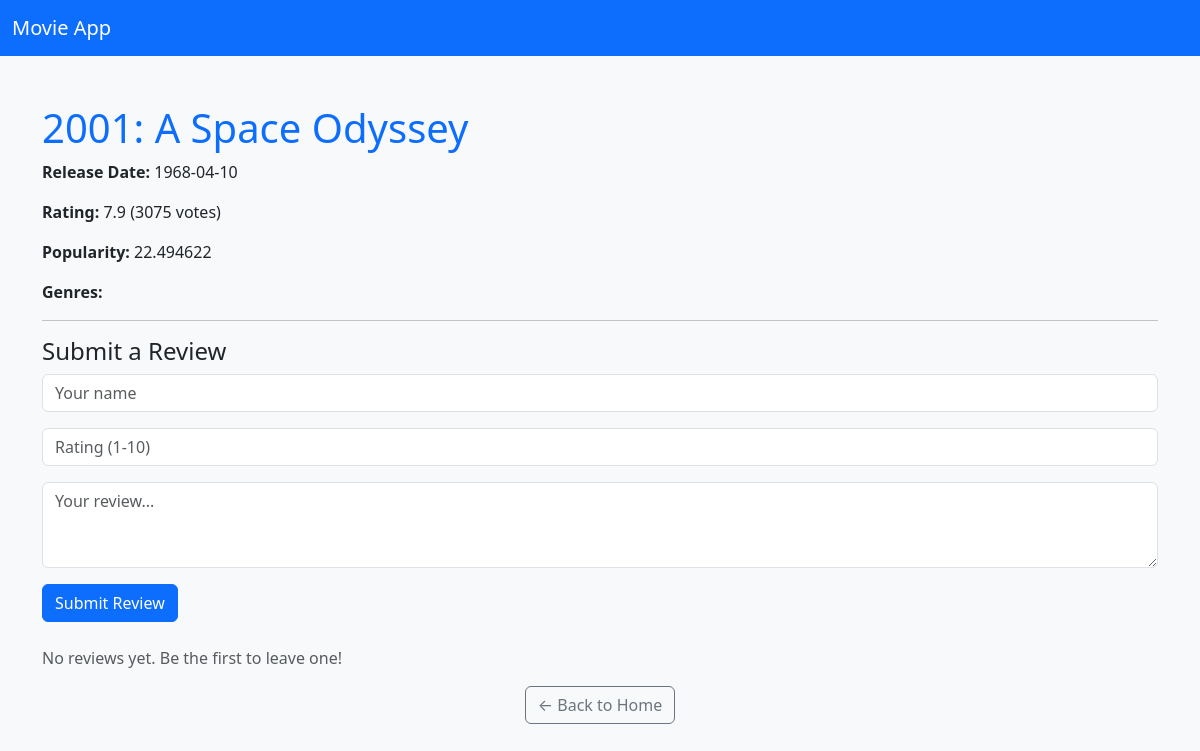
Before: /movie/62 with the older database file.
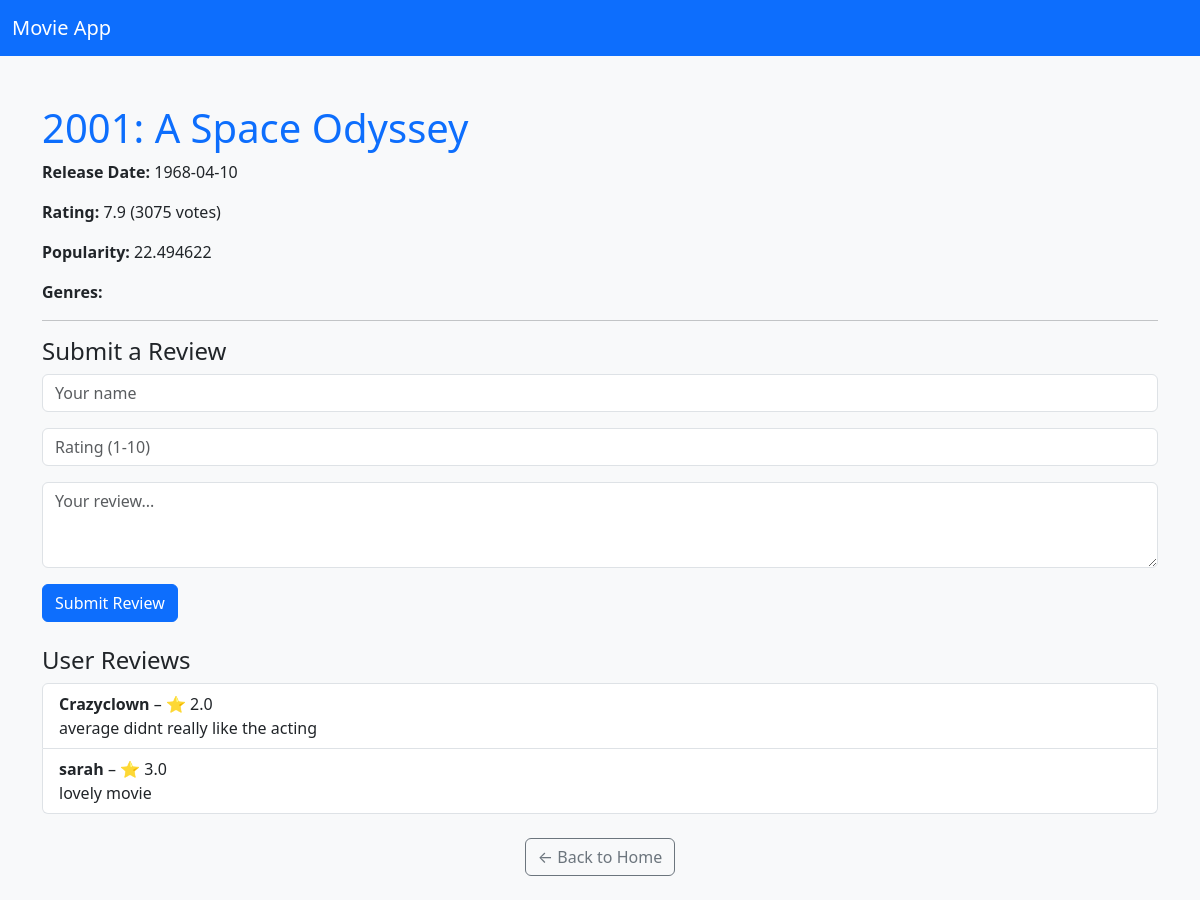
After: the same page with the newer database file.
### app/models.py (models this page shows)
class Movie(db.Model):
    id = db.Column(db.Integer, primary_key=True)
    title = db.Column(db.String(200), nullable=False)
    release_date = db.Column(db.String(50))
    popularity = db.Column(db.Float)
    vote_average = db.Column(db.Float)
    vote_count = db.Column(db.Integer)
    reviews = db.relationship('Review', backref='movie', lazy=True)
    genres = db.relationship('Genre', secondary=movie_genres, back_populates='movies')  # ✅ Add this

class Review(db.Model):
    id = db.Column(db.Integer, primary_key=True)
    movie_id = db.Column(db.Integer, db.ForeignKey('movie.id'), nullable=False)
    user_id = db.Column(db.Integer, db.ForeignKey('user.id'), nullable=True)  # ✅ NEW FOREIGN KEY
    reviewer_name = db.Column(db.String(100), nullable=False)
    rating = db.Column(db.Float, nullable=False)
    comment = db.Column(db.Text, nullable=False)

### app/routes.py (the view)
@main.route('/movie/<int:movie_id>')
def movie_detail(movie_id):
    movie = Movie.query.get_or_404(movie_id)
    reviews = Review.query.filter_by(movie_id=movie.id).order_by(Review.id.desc()).all()
    return render_template('detail.html', movie=movie, reviews=reviews)

### app/templates/detail.html (shortened to what this page needs)
<!DOCTYPE html>
<html>
<head>
    <link href="https://cdn.jsdelivr.net/npm/bootstrap@5.3.0/dist/css/bootstrap.min.css" rel="stylesheet">
</head>
<body class="bg-light">
<nav class="navbar navbar-expand-lg navbar-dark bg-primary mb-4">
  <div class="container-fluid">
    <a class="navbar-brand" href="{{ url_for('main.home') }}">Movie App</a>
  </div>
</nav>
<div class="container py-4">
    <h1 class="text-primary">{{ movie.title }}</h1>
    <p><strong>Release Date:</strong> {{ movie.release_date }}</p>
    <p><strong>Rating:</strong> {{ movie.vote_average }} ({{ movie.vote_count }} votes)</p>
    <p><strong>Popularity:</strong> {{ movie.popularity }}</p>
    <p><strong>Genres:</strong>
    </p>
    <hr>
    <h4>Submit a Review</h4>
    <form method="POST" action="{{ url_for('main.add_review', movie_id=movie.id) }}" class="mb-4">
        <div class="mb-3">
            <input type="text" name="reviewer_name" placeholder="Your name" class="form-control" required>
        </div>
        <div class="mb-3">
            <input type="number" name="rating" min="1" max="10" placeholder="Rating (1-10)" class="form-control" required>
        </div>
        <div class="mb-3">
            <textarea name="comment" rows="3" placeholder="Your review..." class="form-control" required></textarea>
        </div>
        <button type="submit" class="btn btn-primary">Submit Review</button>
    </form>
    {% if reviews %}
    <h4>User Reviews</h4>
    <ul class="list-group mb-4">
        {% for review in reviews %}
        <li class="list-group-item">
            <strong>{{ review.reviewer_name }}</strong> – ⭐ {{ review.rating }}
            <p class="mb-0">{{ review.comment }}</p>
        </li>
        {% endfor %}
    </ul>
    {% else %}
    <p class="text-muted">No reviews yet. Be the first to leave one!</p>
    {% endif %}
    <div class="text-center">
        <a href="{{ url_for('main.home') }}" class="btn btn-outline-secondary">← Back to Home</a>
    </div>
</div>
</body>
</html>

Changed rows visible on the page:
added Review: reviewer_name "Crazyclown", rating "2.0", comment "average didnt really like the acting"
added Review: reviewer_name "sarah", rating "3.0", comment "lovely movie"
Other visible differences:
text no longer shown: "No reviews yet. Be the first to leave one!"
text now shown: "User Reviews"
